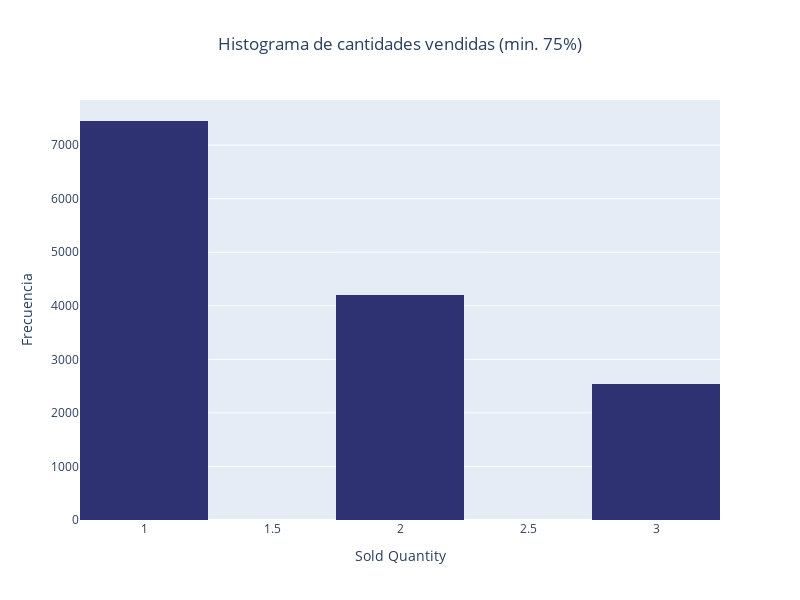

Source (notebook cell):
### Markdown cell above
## Histogramas

### Code cell
sold_quantity_sin_max_quartil =ofertas_relampagos_df.loc[(ofertas_relampagos_df.SOLD_QUANTITY<=np.quantile(ofertas_relampagos_df.SOLD_QUANTITY,0.75))&(ofertas_relampagos_df.SOLD_QUANTITY>0),'SOLD_QUANTITY']
sold_quantity_sin_max_quartil = sold_quantity_sin_max_quartil.rename('Sold Quantity')
fig = go.Figure(data=go.Histogram(x=sold_quantity_sin_max_quartil,marker_color='#2e3273',nbinsx=7))
fig.update_layout(title_text='Histograma de cantidades vendidas (min. 75%)', title_x=0.5,width=800,height=600,xaxis_title='Sold Quantity',yaxis_title='Frecuencia')

### Figure 1 — Plotly figure (JSON) as saved in the notebook; plotly's stock layout.template omitted (floating-point values rounded to 4 significant figures; data arrays with more than 128 entries replaced by an {"elided": "..."} marker saying what was removed)
{"data": [{"marker": {"color": "#2e3273"}, "nbinsx": 7, "type": "histogram", "x": {"elided": "14206 int values"}}], "layout": {"height": 600, "title": {"text": "Histograma de cantidades vendidas (min. 75%)", "x": 0.5}, "width": 800, "xaxis": {"title": {"text": "Sold Quantity"}}, "yaxis": {"title": {"text": "Frecuencia"}}}}
